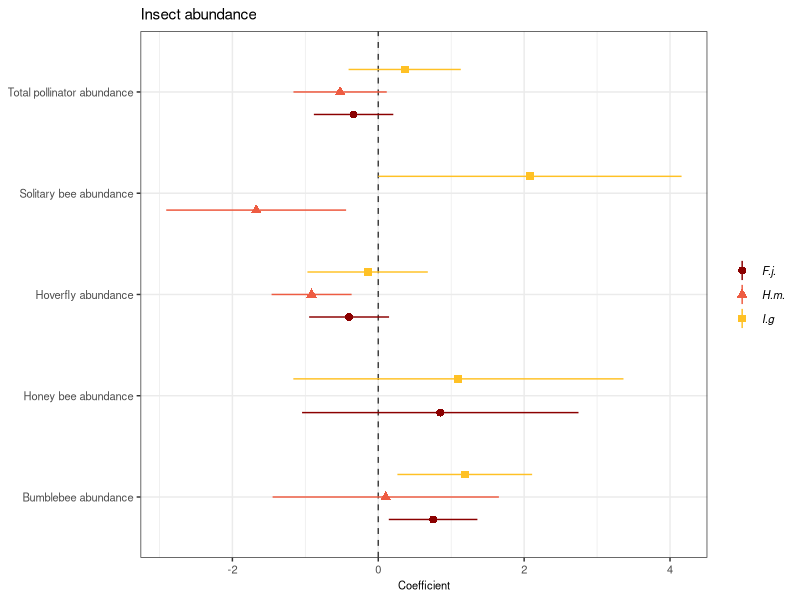

Write R code to recreate this figure.
##### Example code for generating coefficient plots, e.g. as per Fig. 3 Main text. 

## Ruth Kelly (kellyr44@tcd.ie) 01/08/2017 

## For "Contrasting impacts of high priority invasive plant species on pollinating insect communities"
## Based on data collected by Emily Davis, study design by Emily Davis, Jane Stout and Christine Maggs

## Note: small changes were made to plots using Serif Drawplus before publication (i.e. fonts/text positions)
## This code replicates the core of the figure based on data files generated by the analysis scripts 
## "GH_only_polly_analysis_01_08_2017.R", "JK_only_polly_analysis_01_08_2017.R"  and "HB_only_polly_analysis_01_08_2017.R"
## For Giant hogweed, Japanese knotweed and Himalayan Balsam datasets respectively.

library("ggplot2")


GH_mods <- read.csv("GH_abundance_impact_results_01_08_2017.csv")
HB_mods <- read.csv("HB_abundance_impact_results_01_08_2017.csv")
JK_mods <- read.csv("JK_abundance_impact_results_01_08_2017.csv")

All_mods <- rbind(GH_mods, HB_mods, JK_mods)

str(All_mods)

All_mods$Species

All_mods$SpeciesLatin <- c(rep("H.m.", 4), rep("I.g", 5), rep("F.j.", 4) )

table(All_mods$SpeciesLatin,All_mods$modelName)

All_mods$modelNameOrder <- factor(All_mods$modelName, 
                                  levels = c("Bumblebee abundance",
                                             "Honey bee abundance",
                                             "Hoverfly abundance",
                                             "Solitary bee abundance", 
                                             "Total pollinator abundance")) 
levels(All_mods$modelNameOrder)


zp1 <- ggplot(All_mods, aes(colour = SpeciesLatin, shape = SpeciesLatin))
zp1 <- zp1 + geom_hline(yintercept = 0, colour = gray(1/4), lty = 2)
zp1 <- zp1 + geom_pointrange(aes(x = modelNameOrder, y = Coefficient, 
                                 ymin = Confint_L,
                                 ymax = Confint_U),show.legend=T,
                             lwd = 0.5, position = position_dodge(width = 2/3))
zp1 <- zp1 + coord_flip() + theme_bw()
zp1 <- zp1 + theme(axis.title.y=element_blank())
zp1 <- zp1 + scale_colour_manual(values = c("dark red", "tomato2", "goldenrod1"))
zp1 <- zp1 + theme(legend.text = element_text(face = "italic", size = 8))
zp1 <- zp1 + theme(axis.text.x = element_text(size = 8))
zp1 <- zp1 + theme(axis.text.y = element_text(size = 8))
zp1 <- zp1 + theme(axis.title.x = element_text(size = 8))
zp1 <- zp1 + theme(plot.title = element_text(size = 11))
zp1 <- zp1 + guides(colour = guide_legend(title = NULL))
zp1 <- zp1 + guides(shape = guide_legend(title = NULL))
zp1 <- zp1 + ggtitle("Insect abundance")

##################
